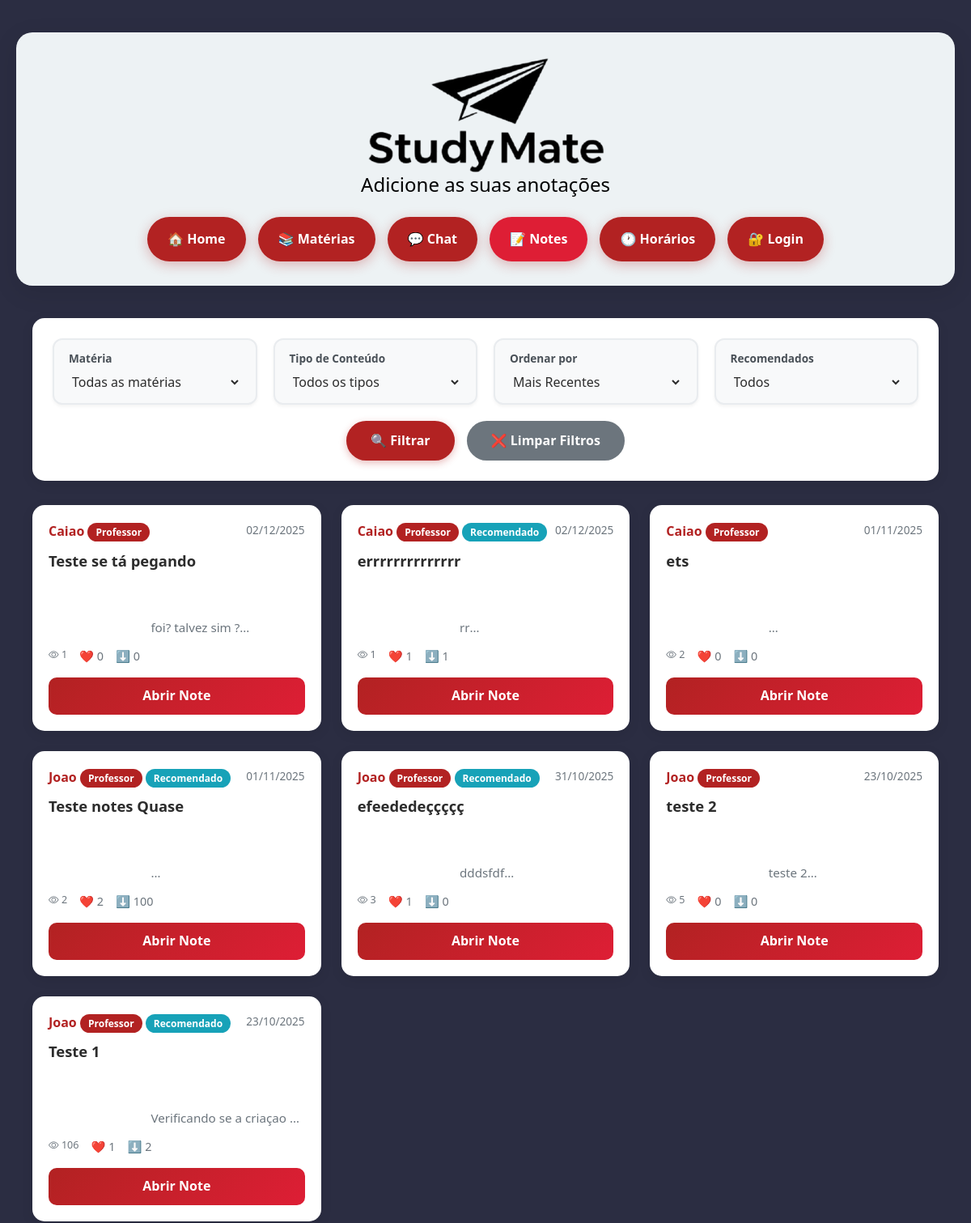
/notes/ (upper part), run on an earlier commit of the app's database.
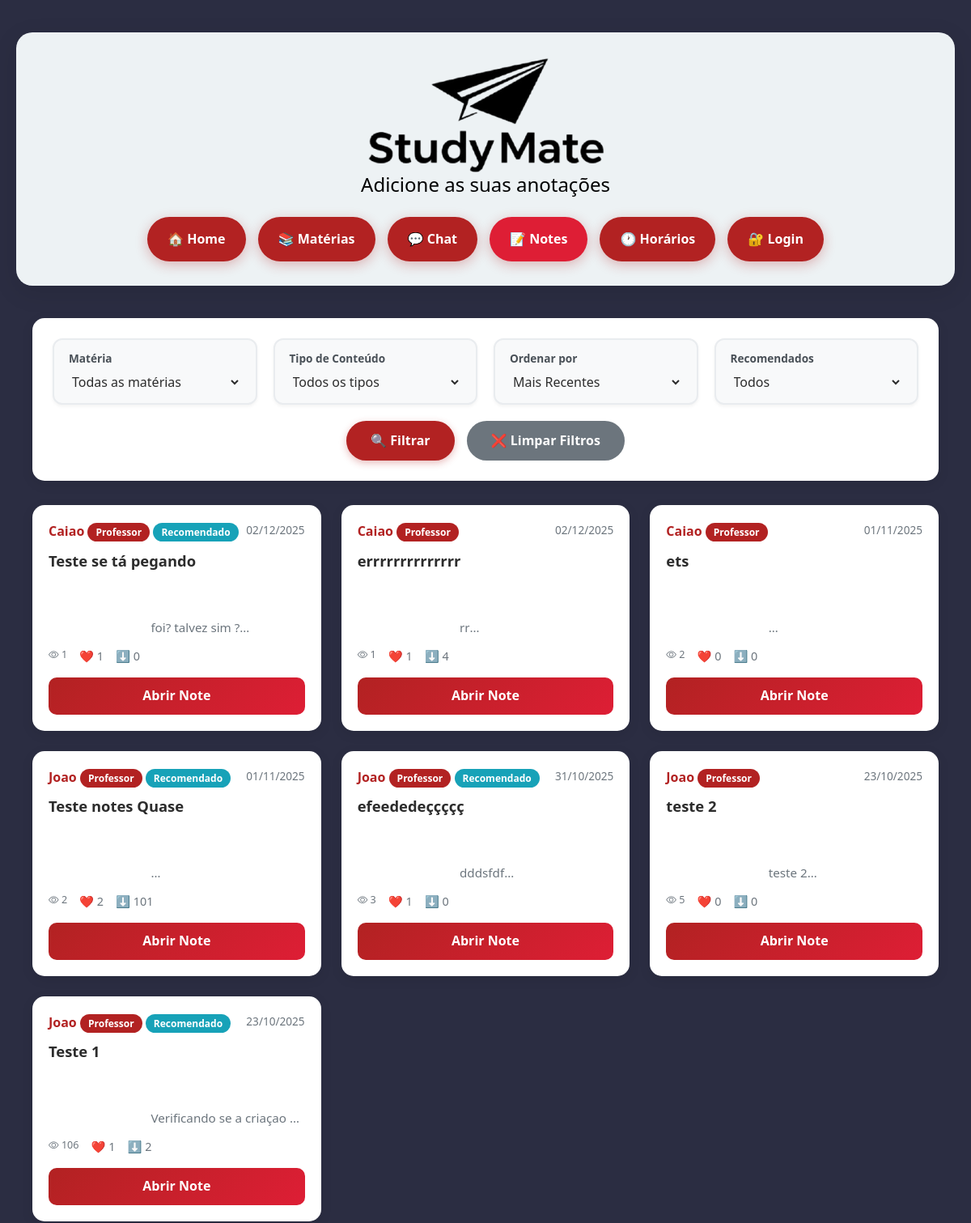
And on a later commit of the database.
### notes/models.py (models this page shows, shortened)
class Note(models.Model):
    FILE_TYPES = [
        ('DOC', 'Documento Word'),
        ('PDF', 'PDF'),
        ('PPT', 'Apresentação'),
        ('LINK', 'Link Externo'),
    ]
    author = models.ForeignKey(User, on_delete=models.CASCADE, related_name='notes', verbose_name='Autor')
    title = models.CharField(max_length=50, verbose_name='Título')
    description = models.TextField(max_length=400, blank=True, verbose_name='Descrição')
    file_type = models.CharField(max_length=10, choices=FILE_TYPES, verbose_name='Tipo')
    file = models.FileField(
        upload_to='notes_files/',
        null=True,
        blank=True,
        validators=[validate_file_size, validate_file_extension],
        verbose_name='Arquivo'
    )
    link = models.URLField(null=True, blank=True, verbose_name='Link')
    subject_new = models.ForeignKey(
        Materia,
        on_delete=models.SET_NULL,
        null=True,
        blank=True,
        verbose_name='Matéria',
        related_name='notes'
    )
    is_recommended = models.BooleanField(default=False, verbose_name='Recomendado')
    created_at = models.DateTimeField(default=timezone.now, verbose_name='Criado em')
    views = models.PositiveIntegerField(default=0, db_index=True, verbose_name='Visualizações')
    likes = models.PositiveIntegerField(default=0, db_index=True, verbose_name='Curtidas')
    downloads = models.PositiveIntegerField(default=0, db_index=True, verbose_name='Downloads')
    class Meta:
        ordering = ['-is_recommended', '-likes', '-views', '-downloads', '-created_at']
        verbose_name = 'Note'
        verbose_name_plural = 'Notes'
        indexes = [
            models.Index(fields=['-likes', '-views']),
            models.Index(fields=['subject_new']),
            models.Index(fields=['-created_at']),
        ]

### accounts/models.py (models this page shows, shortened)
class User(AbstractUser):
    USER_TYPE_CHOICES = (
        ('admin', 'Administrador'),
        ('professor', 'Professor'),
        ('aluno', 'Aluno'),  # Atualizado de 'estudante' para 'aluno'
    )
    user_type = models.CharField(
        max_length=20,
        choices=USER_TYPE_CHOICES,
        default='aluno',  # Atualizado
        verbose_name='Tipo de Usuário'
    )
    matricula = models.CharField(max_length=20, blank=True, null=True, verbose_name='Matrícula')
    telefone = models.CharField(max_length=15, blank=True, null=True, verbose_name='Telefone')
    first_login = models.BooleanField(default=True, verbose_name='Primeiro Login')
    class Meta:
        verbose_name = 'Usuário'
        verbose_name_plural = 'Usuários'

### notes/views.py (the view)
# urls.py: path('', views.notes_list, name='list'),
def notes_list(request):
    qs = Note.objects.select_related('author', 'subject_new').prefetch_related('comments')
    subject = request.GET.get('subject', '')
    file_type = request.GET.get('file_type', '')
    order = request.GET.get('order', 'recent')
    recommended = request.GET.get('recommended', '')
    if subject:
        qs = qs.filter(subject_new_id=subject)
    if file_type:
        qs = qs.filter(file_type=file_type)
    if recommended == 'true':
        qs = qs.filter(is_recommended=True)
    ordering_map = {
        'recent': '-created_at',
        'likes': '-likes',
        'views': '-views',
        'downloads': '-downloads'
    }
    qs = qs.order_by(ordering_map.get(order, '-created_at'))
    paginator = Paginator(qs, 12)
    page_number = request.GET.get('page', 1)
    page_obj = paginator.get_page(page_number)
    materias = Materia.objects.all().order_by('nome')
    context = {
        'page_obj': page_obj,
        'materias': materias,
        'file_types': Note.FILE_TYPES,
        'current_subject': subject,
        'current_file_type': file_type,
        'current_order': order,
    }
    return render(request, 'notes/notes_list.html', context)

### notes/templates/notes/notes_list.html (shortened to what the changed rows need)
<!DOCTYPE html>
<html lang="pt-br">
<head>
    {% load static %}
    <link href="https://cdn.jsdelivr.net/npm/bootstrap@5.3.0/dist/css/bootstrap.min.css" rel="stylesheet">
    <link rel="stylesheet" href="https://cdn.jsdelivr.net/npm/bootstrap-icons@1.11.1/font/bootstrap-icons.css">
</head>
<body>
    <div class="container1">
        <div class="container">
            <div class="notes-grid">
                {% for note in page_obj %}
                    <div class="note-card">
                        <div class="note-header">
                            <div>
                                <span class="note-author">{{ note.author.username }}</span>
                                {% if note.author.user_type == 'professor' or note.author.is_staff %}
                                    <span class="badge-professor">Professor</span>
                                {% endif %}
                                {% if note.is_recommended %}
                                    <span class="badge-recommended">Recomendado</span>
                                {% endif %}
                            </div>
                            <span class="note-date">{{ note.created_at|date:"d/m/Y" }}</span>
                        </div>
                        <h3 class="note-title">{{ note.title }}</h3>
                        <p class="note-description">
                            {% if note.description %}
                                {{ note.description }}
                            {% else %}
                                <em>Sem descrição</em>
                            {% endif %}
                        </p>
                        <div class="note-metrics">
                            <small title="Visualizações"><i class="bi bi-eye"></i> {{ note.views }}</small>
                            <span title="Curtidas">❤️ {{ note.likes }}</span>
                            <span title="Downloads">⬇️ {{ note.downloads }}</span>
                        </div>
                        <a href="{% url 'notes:detail' note.pk %}" class="btn-open-note">
                            Abrir Note
                        </a>
                    </div>
                {% endfor %}
            </div>
        </div>
    </div>
</body>
</html>

What changed in the data, as far as the page shows it:
changed Note "Teste se tá pegando": likes "0" → "1"; now shows "Recomendado"
changed Note "errrrrrrrrrrrrr": downloads "1" → "4"; no longer shows "Recomendado"
changed Note "Teste notes Quase": downloads "100" → "101"
